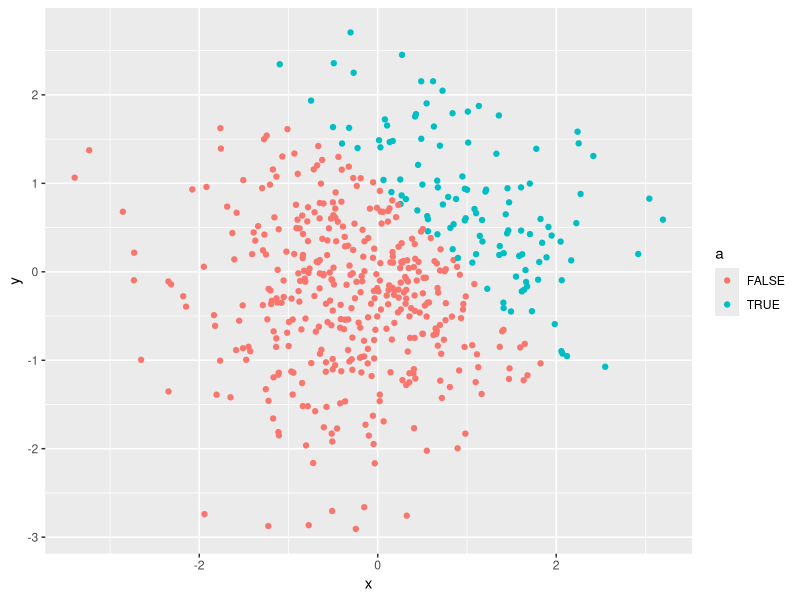
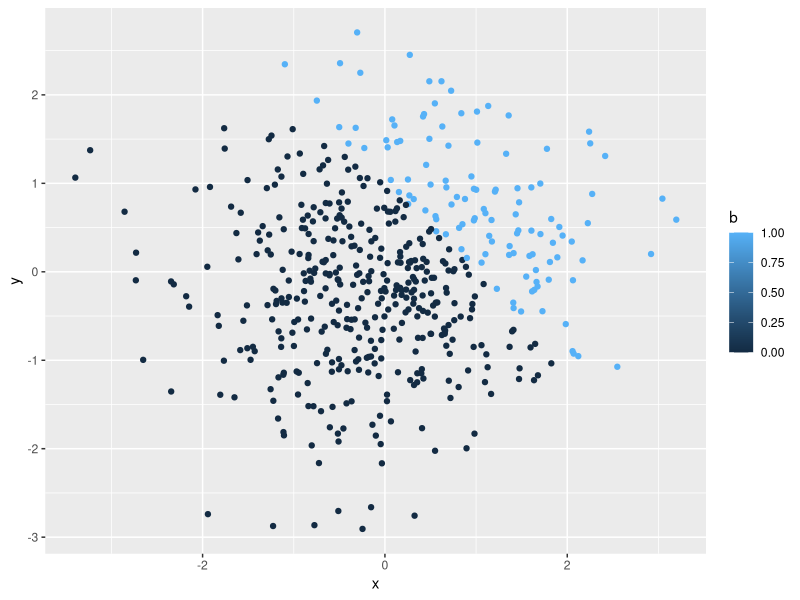
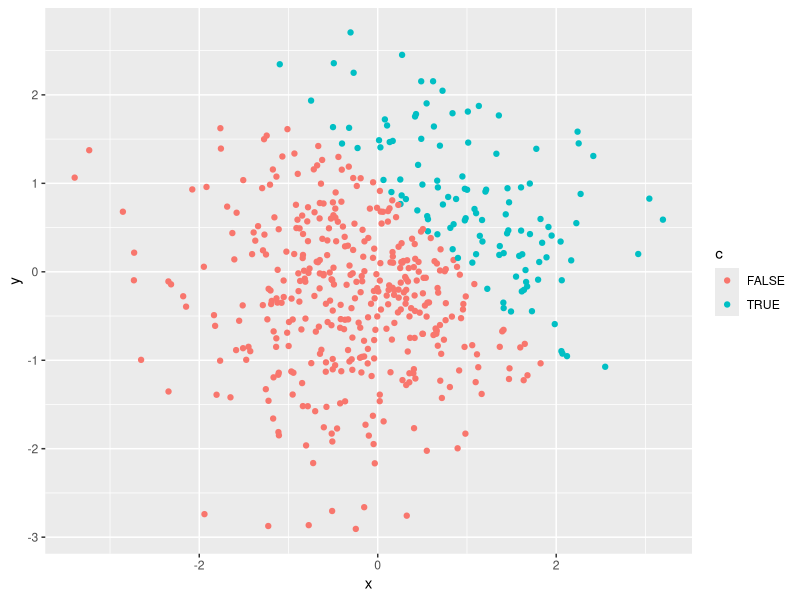
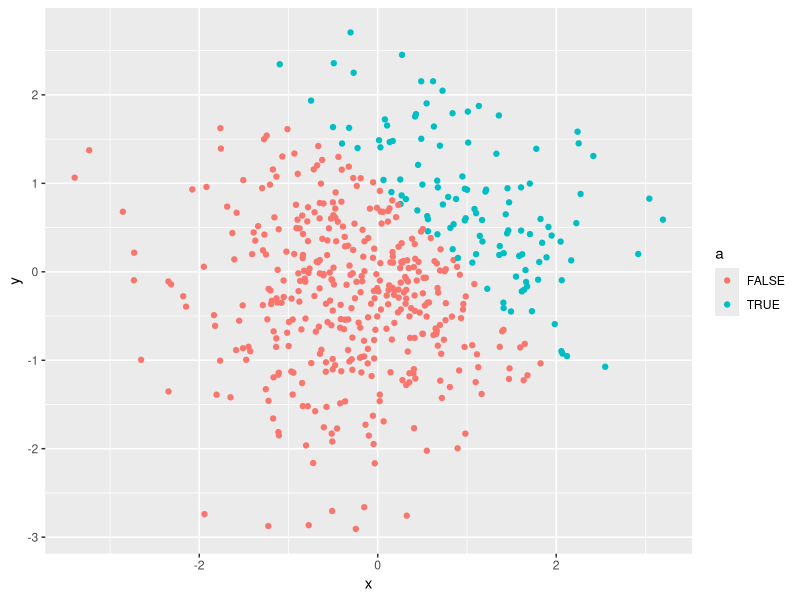
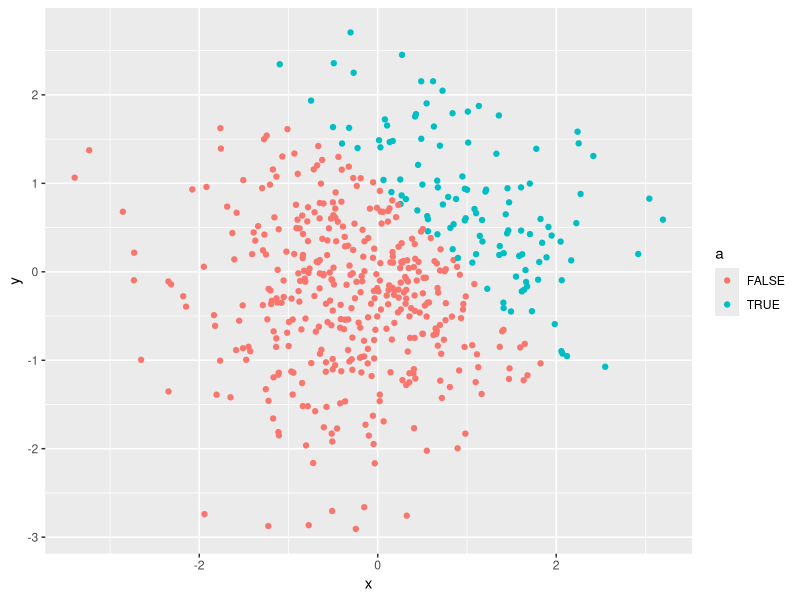

Recreate these plots in R, in order.
## ---- chunk 1
knitr::opts_chunk$set(echo = TRUE)
library (tidyverse)
## ---- chunk 2
set.seed (10)

hw1_df = tibble (
  norm_samp = rnorm (8),
  norm_samp_pos = (norm_samp > 0),
  vec_char = c("My", "name", "is",   "Arielle","this", "is", "homework", "one"),
  size_factor = factor (c("small", "small",  "small", "medium",  "medium", "medium", "large", "large"))
                        
)

mean(pull(hw1_df, norm_samp))
mean(pull(hw1_df, norm_samp_pos))
mean(pull(hw1_df, vec_char))
mean(pull(hw1_df, size_factor))
## ---- chunk 3
mean(as.numeric(pull(hw1_df, norm_samp_pos)))
mean(as.numeric(pull(hw1_df, vec_char)))
mean(as.numeric(pull(hw1_df, size_factor)))

## ---- chunk 4
(as.numeric(pull(hw1_df, norm_samp_pos)))*(pull(hw1_df, norm_samp))
(as.numeric(pull(hw1_df, vec_char)))*(pull(hw1_df, norm_samp))
(as.numeric(pull(hw1_df, size_factor)))*(pull(hw1_df, norm_samp))
## ---- chunk 5
set.seed (1234)

hw1_df2 = tibble (
  x = rnorm(500),
  y = rnorm(500),
  a = (x + y > 1)
)
  b = as.numeric(pull(hw1_df2, a))
  c = as.factor(pull(hw1_df2, a))

## ---- chunk 6
ggplot (hw1_df2, aes(x = x, y = y,  color = a)) + geom_point()
## In the first scatter plot it shows y vs x, the blue represent the values of x + y that are greater than 1. The pink represenst the values of x + y that are less than 1. 

ggplot (hw1_df2, aes(x = x, y = y, color = b)) + geom_point()
## In the second scatter plot it shows y vs x, the light blue are the values of x +y greater than 1 and the the black represents the values that x +y is less than 1. This graph is on a scale base and it shows the two extremes of 1 and 0.

ggplot (hw1_df2, aes(x = x, y = y, color = c)) + geom_point()
## In the third scatter plot it shows y vs x, the blue represent the values of x + y that are greater than 1. The pink represenst the values of x + y that are less than 1.The first and the third graphs show up as the same.  

ggplot (hw1_df2, aes(x = x, y = y,  color = a)) + geom_point()
ggsave("scatter_plot.pdf", height = 4, width = 6)
